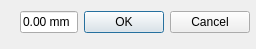
<?xml version="1.0" encoding="UTF-8"?>
<ui version="4.0">
 <class>LineSetting</class>
 <widget class="QDialog" name="LineSetting">
  <property name="geometry">
   <rect>
    <x>0</x>
    <y>0</y>
    <width>256</width>
    <height>49</height>
   </rect>
  </property>
  <property name="windowTitle">
   <string>Dialog</string>
  </property>
  <widget class="QWidget" name="layoutWidget">
   <property name="geometry">
    <rect>
     <x>20</x>
     <y>10</y>
     <width>230</width>
     <height>25</height>
    </rect>
   </property>
   <layout class="QHBoxLayout" name="horizontalLayout">
    <item>
     <widget class="QLineEdit" name="ValueEdit">
      <property name="inputMask">
       <string>0.00 mm</string>
      </property>
      <property name="text">
       <string>0.00 mm</string>
      </property>
     </widget>
    </item>
    <item>
     <widget class="QDialogButtonBox" name="ButtonBox">
      <property name="orientation">
       <enum>Qt::Horizontal</enum>
      </property>
      <property name="standardButtons">
       <set>QDialogButtonBox::Cancel|QDialogButtonBox::Ok</set>
      </property>
      <property name="centerButtons">
       <bool>false</bool>
      </property>
     </widget>
    </item>
   </layout>
  </widget>
 </widget>
 <resources/>
 <connections>
  <connection>
   <sender>ButtonBox</sender>
   <signal>accepted()</signal>
   <receiver>LineSetting</receiver>
   <slot>accept()</slot>
   <hints>
    <hint type="sourcelabel">
     <x>248</x>
     <y>254</y>
    </hint>
    <hint type="destinationlabel">
     <x>157</x>
     <y>274</y>
    </hint>
   </hints>
  </connection>
  <connection>
   <sender>ButtonBox</sender>
   <signal>rejected()</signal>
   <receiver>LineSetting</receiver>
   <slot>reject()</slot>
   <hints>
    <hint type="sourcelabel">
     <x>316</x>
     <y>260</y>
    </hint>
    <hint type="destinationlabel">
     <x>286</x>
     <y>274</y>
    </hint>
   </hints>
  </connection>
 </connections>
</ui>
